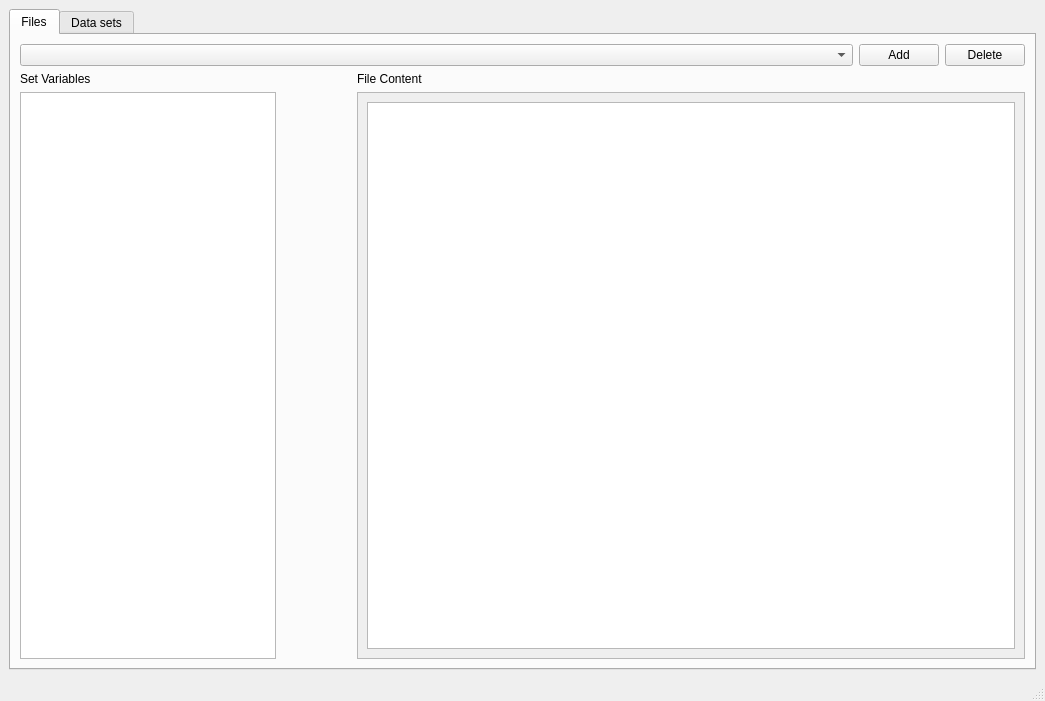
<?xml version="1.0" encoding="UTF-8"?>
<ui version="4.0">
 <class>MainWindow</class>
 <widget class="QMainWindow" name="MainWindow">
  <property name="geometry">
   <rect>
    <x>0</x>
    <y>0</y>
    <width>1045</width>
    <height>701</height>
   </rect>
  </property>
  <property name="windowTitle">
   <string>MainWindow</string>
  </property>
  <widget class="QWidget" name="centralwidget">
   <layout class="QGridLayout" name="main_grid">
    <item row="0" column="0">
     <widget class="QTabWidget" name="main_tabs">
      <property name="currentIndex">
       <number>0</number>
      </property>
      <widget class="QWidget" name="file_tab">
       <attribute name="title">
        <string>Files</string>
       </attribute>
       <layout class="QGridLayout" name="main_file_grid">
        <item row="1" column="1" colspan="2">
         <layout class="QGridLayout" name="file_show_grid">
          <item row="0" column="0">
           <widget class="QLabel" name="label">
            <property name="text">
             <string>File Content</string>
            </property>
           </widget>
          </item>
          <item row="1" column="0">
           <widget class="QScrollArea" name="scrollArea">
            <property name="widgetResizable">
             <bool>true</bool>
            </property>
            <widget class="QWidget" name="scroll_grid">
             <property name="geometry">
              <rect>
               <x>0</x>
               <y>0</y>
               <width>662</width>
               <height>523</height>
              </rect>
             </property>
             <property name="layoutDirection">
              <enum>Qt::LeftToRight</enum>
             </property>
             <layout class="QGridLayout" name="gridLayout_5">
              <item row="0" column="0">
               <widget class="QPlainTextEdit" name="plainTextEdit"/>
              </item>
             </layout>
            </widget>
           </widget>
          </item>
         </layout>
        </item>
        <item row="1" column="0">
         <layout class="QGridLayout" name="variable_grid">
          <item row="0" column="0">
           <widget class="QLabel" name="label_2">
            <property name="maximumSize">
             <size>
              <width>331</width>
              <height>16777215</height>
             </size>
            </property>
            <property name="text">
             <string>Set Variables</string>
            </property>
           </widget>
          </item>
          <item row="1" column="0" alignment="Qt::AlignLeft">
           <widget class="QTableWidget" name="variable_list"/>
          </item>
         </layout>
        </item>
        <item row="0" column="0" colspan="3">
         <layout class="QHBoxLayout" name="file_choosing_grid">
          <item>
           <widget class="QComboBox" name="combo_file">
            <property name="sizePolicy">
             <sizepolicy hsizetype="Preferred" vsizetype="Fixed">
              <horstretch>2</horstretch>
              <verstretch>0</verstretch>
             </sizepolicy>
            </property>
           </widget>
          </item>
          <item>
           <widget class="QPushButton" name="add_button">
            <property name="text">
             <string>Add</string>
            </property>
           </widget>
          </item>
          <item>
           <widget class="QPushButton" name="remove_button">
            <property name="text">
             <string>Delete</string>
            </property>
           </widget>
          </item>
         </layout>
        </item>
       </layout>
      </widget>
      <widget class="QWidget" name="dataset_tab">
       <attribute name="title">
        <string>Data sets</string>
       </attribute>
      </widget>
     </widget>
    </item>
   </layout>
  </widget>
  <widget class="QMenuBar" name="menubar">
   <property name="geometry">
    <rect>
     <x>0</x>
     <y>0</y>
     <width>1045</width>
     <height>25</height>
    </rect>
   </property>
  </widget>
  <widget class="QStatusBar" name="statusbar"/>
 </widget>
 <resources/>
 <connections/>
</ui>
